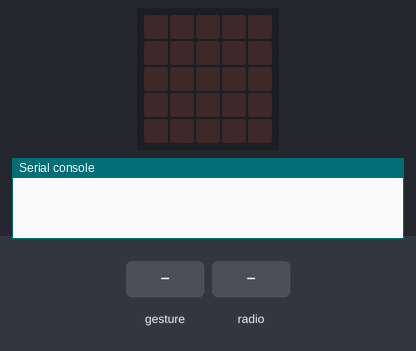
Recording of a program running on a simulated BBC micro:bit (MakeCode). Parts: the board's 5×5 LED display, the last lines printed to the serial console. The inputs (shaded band) are chosen by the test bench. Random numbers come from a fixed seed; no radio messages arrive unless stated (any console line starting 'radio sent:' is added by the test bench); a tilt is held for 1.5 s and a shake lasts 1 s, then the board lies face up again.

Above: at 1.2 s.
1.3 s: gesture 'shake'
At 2.7 s:
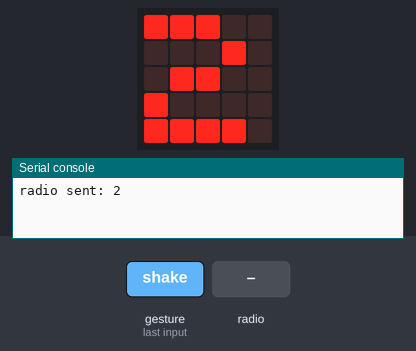
3.0 s: radio message "1" arrives
At 4.1 s:
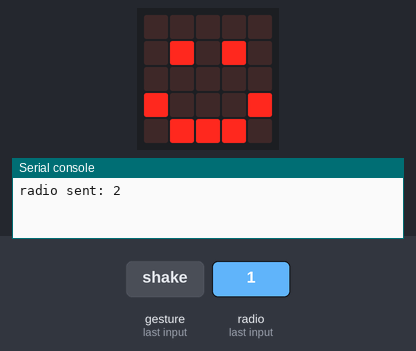
Timing chart, 0 to 6.0 s (numbered marks = the images above; inputs shaded):
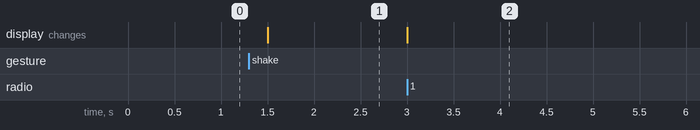

Measured:
- after the input at 1.3 s, the display: changes after 0.20 s (image 1)
- after the input at 3.0 s, the display: changes at once (image 2)

The program:

main.ts
```typescript
radio.onReceivedNumber(function (receivedNumber) {
    if (receivedNumber > dice) {
        basic.showIcon(IconNames.Sad)
    } else {
        basic.showIcon(IconNames.Happy)
    }
    basic.pause(5000)
    basic.showNumber(dice)
})
input.onGesture(Gesture.Shake, function () {
    dice = randint(1, 6)
    basic.showNumber(dice)
    radio.sendNumber(dice)
})
let dice = 0
radio.setGroup(1)
basic.forever(function () {

})
```

test.ts
```typescript
// 在這裡測試；當此封包作為擴充功能時，將不會編譯此內容。
```
